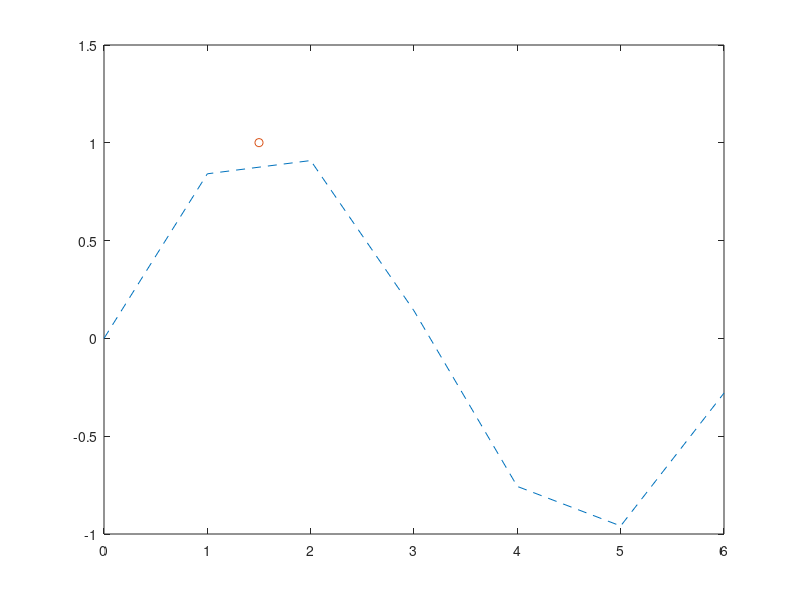

Source code (MATLAB):
clc; 
clear all; 
close all; 
 
dataX=[0:6]; 
dataY=[0 0.8415 0.9093 0.1411 -0.7568 -0.9589 -0.2794]; 
 s=0; x=1.5; 
 for i=1: length(dataX) 
    co=1; 
    for j=1:length(dataX) 
         
        if i~=j 
            co=co*(x-dataX(j))/(dataX(i)-dataX(j)); 
        end 
         
    end 
        s=s+co*dataY(i); 
     
end 
 
y=s; 
 
 
plot(dataX,dataY,'--'); 
hold on 
 
plot(x,y,'o');